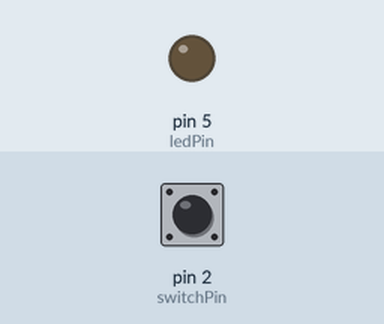
Bench run of a sketch on a simulated Arduino Uno, built with avr-gcc and run on an emulated ATmega328P. Parts: output pins drawn as LEDs (lit = HIGH). Inputs (shaded band) come from the test bench; at power-on: pin 2 (switchPin) HIGH.

Above: at 1.2 s.
1.3 s: pin 2 (switchPin) pulled LOW for 0.15 s
At 1.9 s:
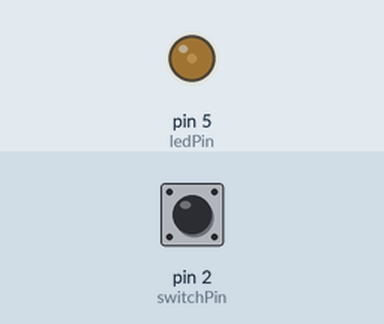
2.9 s: pin 2 (switchPin) pulled LOW for 1 s
At 4.3 s:
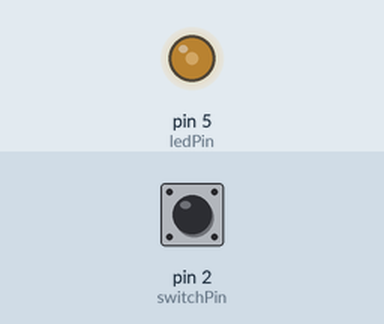
5.4 s: pin 2 (switchPin) pulled LOW for 0.15 s
At 6.2 s:
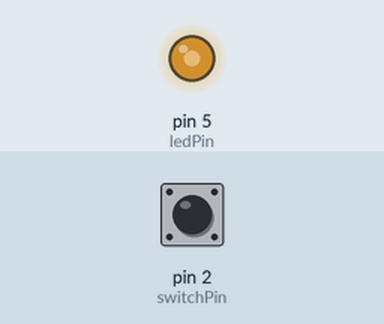
7.0 s: pin 2 (switchPin) pulled LOW for 3.2 s
At 7.4 s:
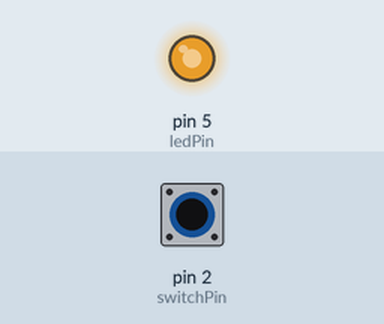
Timing chart, 0 to 10.0 s (numbered marks = the images above; inputs shaded):
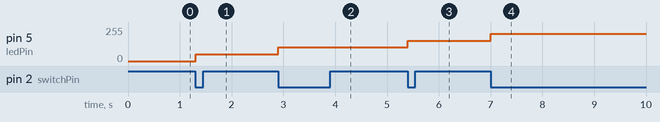

Measured:
- after the input at 1.3 s, pin 5 (ledPin): 0/255 → 51/255 at once
- after the input at 2.9 s, pin 5 (ledPin): 51/255 → 102/255 at once
- after the input at 5.4 s, pin 5 (ledPin): 102/255 → 153/255 at once
- after the input at 7.0 s, pin 5 (ledPin): 153/255 → 204/255 at once

The sketch:

sketch_aug22d.ino
```cpp
// Sketch for turn on/off led by button

int switchPin = 2;
int ledPin = 5;

int ledLevel = 0;

bool lastButtonState = LOW;
bool currentButtonState = LOW;

bool debounce(bool last) {
  bool current = digitalRead(switchPin);
  if (last != current) {
    delay(5);
    current = digitalRead(switchPin);
  }
  return current;
}

void setup() {
  pinMode(switchPin, INPUT);
  pinMode(ledPin, OUTPUT);
}

void loop() {
  currentButtonState = debounce(lastButtonState);
  if (lastButtonState == HIGH && currentButtonState == LOW) {
    ledLevel = ledLevel + 51;
  }
  lastButtonState = currentButtonState;
  if (ledLevel > 255) {
    ledLevel = 0;
  }
  analogWrite(ledPin, ledLevel);
}
```
